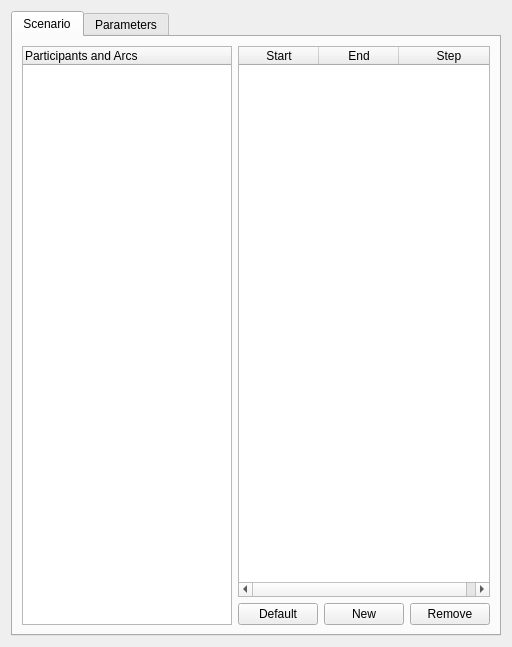
<?xml version="1.0" encoding="UTF-8"?>
<ui version="4.0">
 <class>analysisParametersChoiceTabWidget</class>
 <widget class="QWidget" name="analysisParametersChoiceTabWidget">
  <property name="geometry">
   <rect>
    <x>0</x>
    <y>0</y>
    <width>512</width>
    <height>647</height>
   </rect>
  </property>
  <property name="windowTitle">
   <string>Form</string>
  </property>
  <layout class="QHBoxLayout" name="horizontalLayout">
   <item>
    <layout class="QVBoxLayout" name="verticalLayoutanalysisParametersChoiceTabWidget">
     <item>
      <widget class="QTabWidget" name="tabWidgetanalysisParametersChoiceTabWidget">
       <property name="currentIndex">
        <number>0</number>
       </property>
       <widget class="QWidget" name="Scenario">
        <attribute name="title">
         <string>Scenario</string>
        </attribute>
        <layout class="QVBoxLayout" name="verticalLayout_2">
         <item>
          <layout class="QGridLayout" name="gridLayout">
           <item row="0" column="1">
            <widget class="QTreeWidget" name="TreeWidgetMissionArc">
             <property name="alternatingRowColors">
              <bool>true</bool>
             </property>
             <column>
              <property name="text">
               <string>Participants and Arcs</string>
              </property>
             </column>
            </widget>
           </item>
           <item row="0" column="2">
            <layout class="QVBoxLayout" name="verticalLayout_3">
             <item>
              <widget class="QTreeWidget" name="treeWidgetTimeSpecifications">
               <property name="alternatingRowColors">
                <bool>true</bool>
               </property>
               <attribute name="headerDefaultSectionSize">
                <number>80</number>
               </attribute>
               <column>
                <property name="text">
                 <string>Start</string>
                </property>
                <property name="textAlignment">
                 <set>AlignHCenter|AlignVCenter|AlignCenter</set>
                </property>
               </column>
               <column>
                <property name="text">
                 <string>End</string>
                </property>
                <property name="textAlignment">
                 <set>AlignHCenter|AlignVCenter|AlignCenter</set>
                </property>
               </column>
               <column>
                <property name="text">
                 <string>Step</string>
                </property>
                <property name="textAlignment">
                 <set>AlignHCenter|AlignVCenter|AlignCenter</set>
                </property>
               </column>
              </widget>
             </item>
             <item>
              <layout class="QGridLayout" name="gridLayout_2">
               <item row="0" column="0">
                <widget class="QPushButton" name="AddDefaultPushButton">
                 <property name="text">
                  <string>Default</string>
                 </property>
                </widget>
               </item>
               <item row="0" column="1">
                <widget class="QPushButton" name="EditTimePushButton">
                 <property name="text">
                  <string>New</string>
                 </property>
                </widget>
               </item>
               <item row="0" column="2">
                <widget class="QPushButton" name="DeleteTimePushButton">
                 <property name="text">
                  <string>Remove</string>
                 </property>
                </widget>
               </item>
              </layout>
             </item>
            </layout>
           </item>
          </layout>
         </item>
        </layout>
       </widget>
       <widget class="QWidget" name="Parameters">
        <attribute name="title">
         <string>Parameters</string>
        </attribute>
        <layout class="QHBoxLayout" name="horizontalLayout_3">
         <item>
          <layout class="QHBoxLayout" name="horizontal2ParametersChoiceTabWidget">
           <item>
            <widget class="QTreeWidget" name="treeWidgetReportOptions">
             <property name="minimumSize">
              <size>
               <width>80</width>
               <height>250</height>
              </size>
             </property>
             <property name="alternatingRowColors">
              <bool>true</bool>
             </property>
             <property name="selectionMode">
              <enum>QAbstractItemView::MultiSelection</enum>
             </property>
             <property name="uniformRowHeights">
              <bool>false</bool>
             </property>
             <property name="animated">
              <bool>true</bool>
             </property>
             <attribute name="headerMinimumSectionSize">
              <number>35</number>
             </attribute>
             <column>
              <property name="text">
               <string>Parameter Choice</string>
              </property>
             </column>
             <item>
              <property name="text">
               <string>Trajectory</string>
              </property>
              <property name="icon">
               <iconset resource="../../iconary/sta-icons.qrc">
                <normaloff>:/icons/CoordinateSystemBody.png</normaloff>:/icons/CoordinateSystemBody.png</iconset>
              </property>
              <item>
               <property name="text">
                <string>Time</string>
               </property>
              </item>
              <item>
               <property name="text">
                <string>Time from epoch</string>
               </property>
              </item>
              <item>
               <property name="text">
                <string>Epoch</string>
               </property>
              </item>
              <item>
               <property name="text">
                <string>Altitude</string>
               </property>
              </item>
              <item>
               <property name="text">
                <string>Latitude</string>
               </property>
              </item>
              <item>
               <property name="text">
                <string>Longitude</string>
               </property>
              </item>
              <item>
               <property name="text">
                <string>Radial Distance</string>
               </property>
              </item>
              <item>
               <property name="text">
                <string>Covered Area</string>
               </property>
              </item>
              <item>
               <property name="text">
                <string>State Vector</string>
               </property>
               <property name="icon">
                <iconset resource="../../iconary/sta-icons.qrc">
                 <normaloff>:/icons/CoordinateSystem.png</normaloff>:/icons/CoordinateSystem.png</iconset>
               </property>
               <item>
                <property name="text">
                 <string>x position</string>
                </property>
               </item>
               <item>
                <property name="text">
                 <string>y position</string>
                </property>
               </item>
               <item>
                <property name="text">
                 <string>z position</string>
                </property>
               </item>
               <item>
                <property name="text">
                 <string>x velocity</string>
                </property>
               </item>
               <item>
                <property name="text">
                 <string>y velocity</string>
                </property>
               </item>
               <item>
                <property name="text">
                 <string>z velocity</string>
                </property>
               </item>
              </item>
              <item>
               <property name="text">
                <string>Keplerian Elements</string>
               </property>
               <property name="icon">
                <iconset resource="../../iconary/sta-icons.qrc">
                 <normaloff>:/icons/FlyByTrajectory.png</normaloff>:/icons/FlyByTrajectory.png</iconset>
               </property>
               <item>
                <property name="text">
                 <string>Semimajor Axis</string>
                </property>
               </item>
               <item>
                <property name="text">
                 <string>Eccentricity</string>
                </property>
               </item>
               <item>
                <property name="text">
                 <string>Inclination</string>
                </property>
               </item>
               <item>
                <property name="text">
                 <string>RAAN</string>
                </property>
               </item>
               <item>
                <property name="text">
                 <string>Argument of Periapsis</string>
                </property>
               </item>
               <item>
                <property name="text">
                 <string>True Anomaly</string>
                </property>
               </item>
              </item>
              <item>
               <property name="text">
                <string>Delaunay Elements</string>
               </property>
               <property name="icon">
                <iconset resource="../../iconary/sta-icons.qrc">
                 <normaloff>:/icons/FlyByTrajectory.png</normaloff>:/icons/FlyByTrajectory.png</iconset>
               </property>
               <item>
                <property name="text">
                 <string>l</string>
                </property>
               </item>
               <item>
                <property name="text">
                 <string>g</string>
                </property>
               </item>
               <item>
                <property name="text">
                 <string>h</string>
                </property>
               </item>
               <item>
                <property name="text">
                 <string>L</string>
                </property>
               </item>
               <item>
                <property name="text">
                 <string>G</string>
                </property>
               </item>
               <item>
                <property name="text">
                 <string>H</string>
                </property>
               </item>
              </item>
              <item>
               <property name="text">
                <string>Spherical Elements</string>
               </property>
               <property name="icon">
                <iconset resource="../../iconary/sta-icons.qrc">
                 <normaloff>:/icons/FlyByTrajectory.png</normaloff>:/icons/FlyByTrajectory.png</iconset>
               </property>
               <item>
                <property name="text">
                 <string>Radial Distance</string>
                </property>
               </item>
               <item>
                <property name="text">
                 <string>Latitude</string>
                </property>
               </item>
               <item>
                <property name="text">
                 <string>Longitude</string>
                </property>
               </item>
               <item>
                <property name="text">
                 <string>Flight Path Angle</string>
                </property>
               </item>
               <item>
                <property name="text">
                 <string>Heading Angle</string>
                </property>
               </item>
               <item>
                <property name="text">
                 <string>Velocity Modulus</string>
                </property>
               </item>
              </item>
              <item>
               <property name="text">
                <string>Equinoctial Elements</string>
               </property>
               <property name="icon">
                <iconset resource="../../iconary/sta-icons.qrc">
                 <normaloff>:/icons/FlyByTrajectory.png</normaloff>:/icons/FlyByTrajectory.png</iconset>
               </property>
               <item>
                <property name="text">
                 <string>Semimajor Axis</string>
                </property>
               </item>
               <item>
                <property name="text">
                 <string>e*sin(omegaBar)</string>
                </property>
               </item>
               <item>
                <property name="text">
                 <string>e*cos(omegaBar)</string>
                </property>
               </item>
               <item>
                <property name="text">
                 <string>tan(i/2)*sin(raan)</string>
                </property>
               </item>
               <item>
                <property name="text">
                 <string>tan(i/2)*cos(raan)</string>
                </property>
               </item>
               <item>
                <property name="text">
                 <string>Mean Longitude</string>
                </property>
               </item>
              </item>
              <item>
               <property name="text">
                <string>Apparent Position with</string>
               </property>
               <property name="icon">
                <iconset resource="../../iconary/sta-icons.qrc">
                 <normaloff>:/icons/ComboSun.png</normaloff>:/icons/ComboSun.png</iconset>
               </property>
               <item>
                <property name="text">
                 <string>Sun</string>
                </property>
               </item>
               <item>
                <property name="text">
                 <string>Mercury</string>
                </property>
               </item>
               <item>
                <property name="text">
                 <string>Venus</string>
                </property>
               </item>
               <item>
                <property name="text">
                 <string>Earth</string>
                </property>
               </item>
               <item>
                <property name="text">
                 <string>Moon</string>
                </property>
               </item>
               <item>
                <property name="text">
                 <string>Mars</string>
                </property>
               </item>
               <item>
                <property name="text">
                 <string>Jupiter</string>
                </property>
               </item>
               <item>
                <property name="text">
                 <string>Saturn</string>
                </property>
               </item>
               <item>
                <property name="text">
                 <string>Uranus</string>
                </property>
               </item>
               <item>
                <property name="text">
                 <string>Neptune</string>
                </property>
               </item>
               <item>
                <property name="text">
                 <string>Pluto</string>
                </property>
               </item>
              </item>
              <item>
               <property name="text">
                <string>Ecliptic Crossing Times</string>
               </property>
               <property name="icon">
                <iconset resource="../../iconary/sta-icons.qrc">
                 <normaloff>:/icons/EndTime.png</normaloff>:/icons/EndTime.png</iconset>
               </property>
               <item>
                <property name="text">
                 <string>Time crossing the J2000 epoch</string>
                </property>
               </item>
               <item>
                <property name="text">
                 <string>Time crossing the Mean Ecliptic Plane of Date</string>
                </property>
               </item>
               <item>
                <property name="text">
                 <string>Time crossing the True Ecliptic Plane of Date</string>
                </property>
               </item>
              </item>
              <item>
               <property name="text">
                <string>Pass Data</string>
               </property>
               <property name="icon">
                <iconset resource="../../iconary/sta-icons.qrc">
                 <normaloff>:/icons/ManoeuvrePlan.png</normaloff>:/icons/ManoeuvrePlan.png</iconset>
               </property>
               <item>
                <property name="text">
                 <string>Apogee Planetocentric Altitude</string>
                </property>
               </item>
               <item>
                <property name="text">
                 <string>Apogee Planetocentric Radius</string>
                </property>
               </item>
               <item>
                <property name="text">
                 <string>Perigee Planetocentric Altitude</string>
                </property>
               </item>
               <item>
                <property name="text">
                 <string>Perigee Planetocentric Radius</string>
                </property>
               </item>
               <item>
                <property name="text">
                 <string>Longitude when passing Ascending Node</string>
                </property>
               </item>
               <item>
                <property name="text">
                 <string>Longitude when passing Descending Node</string>
                </property>
               </item>
               <item>
                <property name="text">
                 <string>Maximum Geodetic Latitude</string>
                </property>
               </item>
               <item>
                <property name="text">
                 <string>Minimum Geodetic Latitude</string>
                </property>
               </item>
               <item>
                <property name="text">
                 <string>Number of revolutions within a repeating cycle</string>
                </property>
               </item>
              </item>
              <item>
               <property name="text">
                <string>Pass Times</string>
               </property>
               <property name="icon">
                <iconset resource="../../iconary/sta-icons.qrc">
                 <normaloff>:/icons/StepTime.png</normaloff>:/icons/StepTime.png</iconset>
               </property>
               <item>
                <property name="text">
                 <string>Local Time of Ascending Node</string>
                </property>
               </item>
               <item>
                <property name="text">
                 <string>Local Time of Descending Node</string>
                </property>
               </item>
               <item>
                <property name="text">
                 <string>Time of Ascending Node</string>
                </property>
               </item>
               <item>
                <property name="text">
                 <string>Time of Descending Node</string>
                </property>
               </item>
               <item>
                <property name="text">
                 <string>Time of Apogee</string>
                </property>
               </item>
               <item>
                <property name="text">
                 <string>Time of Perigee</string>
                </property>
               </item>
               <item>
                <property name="text">
                 <string>Time of Minimum Latitude</string>
                </property>
               </item>
               <item>
                <property name="text">
                 <string>Time of Maximum Altitude</string>
                </property>
               </item>
               <item>
                <property name="text">
                 <string>Time of Maximum Sun Elevation</string>
                </property>
               </item>
               <item>
                <property name="text">
                 <string>Time of Apparent Noon</string>
                </property>
               </item>
               <item>
                <property name="text">
                 <string>Time of Apparent Midnight</string>
                </property>
               </item>
               <item>
                <property name="text">
                 <string>Time of Apparent Dawn</string>
                </property>
               </item>
               <item>
                <property name="text">
                 <string>Time of Apparent Dusk</string>
                </property>
               </item>
              </item>
              <item>
               <property name="text">
                <string>Covariance</string>
               </property>
               <property name="icon">
                <iconset resource="../../iconary/sta-icons.qrc">
                 <normaloff>:/icons/Dispersion.png</normaloff>:/icons/Dispersion.png</iconset>
               </property>
               <item>
                <property name="text">
                 <string>Weak</string>
                </property>
               </item>
               <item>
                <property name="text">
                 <string>Normal</string>
                </property>
               </item>
               <item>
                <property name="text">
                 <string>Eigenvalues</string>
                </property>
               </item>
               <item>
                <property name="text">
                 <string>Eigenvectors</string>
                </property>
               </item>
               <item>
                <property name="text">
                 <string>RootMeanSquare</string>
                </property>
               </item>
               <item>
                <property name="text">
                 <string>Mean</string>
                </property>
               </item>
               <item>
                <property name="text">
                 <string>Median</string>
                </property>
               </item>
               <item>
                <property name="text">
                 <string>Min</string>
                </property>
               </item>
               <item>
                <property name="text">
                 <string>Max</string>
                </property>
               </item>
               <item>
                <property name="text">
                 <string>Range</string>
                </property>
               </item>
               <item>
                <property name="text">
                 <string>Ellipsoid</string>
                </property>
               </item>
               <item>
                <property name="text">
                 <string>Error</string>
                </property>
               </item>
              </item>
             </item>
             <item>
              <property name="text">
               <string>Aerodynamics</string>
              </property>
              <property name="icon">
               <iconset resource="../../iconary/sta-icons.qrc">
                <normaloff>:/icons/mission-arcs-reentry.png</normaloff>:/icons/mission-arcs-reentry.png</iconset>
              </property>
              <item>
               <property name="text">
                <string>CL</string>
               </property>
              </item>
              <item>
               <property name="text">
                <string>CD</string>
               </property>
              </item>
              <item>
               <property name="text">
                <string>CS</string>
               </property>
              </item>
              <item>
               <property name="text">
                <string>Cl</string>
               </property>
              </item>
              <item>
               <property name="text">
                <string>Cm</string>
               </property>
              </item>
              <item>
               <property name="text">
                <string>Cn</string>
               </property>
              </item>
              <item>
               <property name="text">
                <string>CL/CD</string>
               </property>
              </item>
             </item>
             <item>
              <property name="text">
               <string>Coverage</string>
              </property>
              <property name="icon">
               <iconset resource="../../iconary/sta-icons.qrc">
                <normaloff>:/icons/mission-arcs-loitering.png</normaloff>:/icons/mission-arcs-loitering.png</iconset>
              </property>
              <item>
               <property name="text">
                <string>Access Time</string>
               </property>
              </item>
              <item>
               <property name="text">
                <string>Range</string>
               </property>
              </item>
              <item>
               <property name="text">
                <string>Azimuth</string>
               </property>
              </item>
              <item>
               <property name="text">
                <string>Elevation</string>
               </property>
              </item>
             </item>
             <item>
              <property name="text">
               <string>Communication</string>
              </property>
              <property name="icon">
               <iconset resource="../../iconary/sta-icons.qrc">
                <normaloff>:/icons/STAModelsIcons-GROUNDSTATION.png</normaloff>:/icons/STAModelsIcons-GROUNDSTATION.png</iconset>
              </property>
              <item>
               <property name="text">
                <string>EIRP</string>
               </property>
              </item>
              <item>
               <property name="text">
                <string>Received Frequency</string>
               </property>
              </item>
              <item>
               <property name="text">
                <string>Doppler Shift</string>
               </property>
              </item>
              <item>
               <property name="text">
                <string>Received Power</string>
               </property>
              </item>
              <item>
               <property name="text">
                <string>Flux Density</string>
               </property>
              </item>
              <item>
               <property name="text">
                <string>Overlap Bandwidth Factor</string>
               </property>
              </item>
              <item>
               <property name="text">
                <string>Free Space Loss</string>
               </property>
              </item>
              <item>
               <property name="text">
                <string>Oxygen Loss</string>
               </property>
              </item>
              <item>
               <property name="text">
                <string>Water Vapour Loss</string>
               </property>
              </item>
              <item>
               <property name="text">
                <string>Rain Loss</string>
               </property>
              </item>
              <item>
               <property name="text">
                <string>Atmospheric Loss</string>
               </property>
              </item>
              <item>
               <property name="text">
                <string>Propagation Loss</string>
               </property>
              </item>
              <item>
               <property name="text">
                <string>G/T</string>
               </property>
              </item>
              <item>
               <property name="text">
                <string>C/No</string>
               </property>
              </item>
              <item>
               <property name="text">
                <string>C/N</string>
               </property>
              </item>
              <item>
               <property name="text">
                <string>Eb/No</string>
               </property>
              </item>
              <item>
               <property name="text">
                <string>BER</string>
               </property>
              </item>
             </item>
             <item>
              <property name="text">
               <string>Re-entry</string>
              </property>
              <property name="icon">
               <iconset resource="../../iconary/sta-icons.qrc">
                <normaloff>:/icons/reentryVehicle.png</normaloff>:/icons/reentryVehicle.png</iconset>
              </property>
              <item>
               <property name="text">
                <string>Flight Path Angle</string>
               </property>
              </item>
              <item>
               <property name="text">
                <string>Heading Angle</string>
               </property>
              </item>
              <item>
               <property name="text">
                <string>Modulus of Velocity Vector</string>
               </property>
              </item>
              <item>
               <property name="text">
                <string>Decceleration</string>
               </property>
              </item>
              <item>
               <property name="text">
                <string>Mach Number</string>
               </property>
              </item>
              <item>
               <property name="text">
                <string>Stagnation point heat flux</string>
               </property>
              </item>
              <item>
               <property name="text">
                <string>Stagnation point heat load</string>
               </property>
              </item>
              <item>
               <property name="text">
                <string>Density</string>
               </property>
              </item>
              <item>
               <property name="text">
                <string>Temperature</string>
               </property>
              </item>
              <item>
               <property name="text">
                <string>Pressure</string>
               </property>
              </item>
              <item>
               <property name="text">
                <string>Drag Coefficient</string>
               </property>
              </item>
             </item>
             <item>
              <property name="text">
               <string>SEM Data</string>
              </property>
              <property name="icon">
               <iconset resource="../../iconary/sta-icons.qrc">
                <normaloff>:/icons/integrator.png</normaloff>:/icons/integrator.png</iconset>
              </property>
              <item>
               <property name="text">
                <string>Data Handling</string>
               </property>
               <item>
                <property name="text">
                 <string>Total OBDH Mass</string>
                </property>
               </item>
               <item>
                <property name="text">
                 <string>Total Size of Memory</string>
                </property>
               </item>
              </item>
              <item>
               <property name="text">
                <string>Payload Elements</string>
               </property>
               <item>
                <property name="text">
                 <string>Angular Resolution</string>
                </property>
               </item>
               <item>
                <property name="text">
                 <string>Linear Resolution</string>
                </property>
               </item>
               <item>
                <property name="text">
                 <string>Number of Pixels</string>
                </property>
               </item>
               <item>
                <property name="text">
                 <string>Wavelength</string>
                </property>
               </item>
               <item>
                <property name="text">
                 <string>Mass</string>
                </property>
               </item>
               <item>
                <property name="text">
                 <string>Power</string>
                </property>
               </item>
               <item>
                <property name="text">
                 <string>Power on Percentage in Eclipse</string>
                </property>
               </item>
               <item>
                <property name="text">
                 <string>Power on Percentage in Daylight</string>
                </property>
               </item>
               <item>
                <property name="text">
                 <string>Data Rates</string>
                </property>
               </item>
               <item>
                <property name="text">
                 <string>Volume</string>
                </property>
               </item>
               <item>
                <property name="text">
                 <string>Width/Length/Height</string>
                </property>
               </item>
               <item>
                <property name="text">
                 <string>Minimum Temperature</string>
                </property>
               </item>
               <item>
                <property name="text">
                 <string>Maximum Temperature</string>
                </property>
               </item>
              </item>
              <item>
               <property name="text">
                <string>Power Subsystem Elements</string>
               </property>
               <item>
                <property name="text">
                 <string>Mass of Solar Array</string>
                </property>
               </item>
               <item>
                <property name="text">
                 <string>Area of Solar Array</string>
                </property>
               </item>
               <item>
                <property name="text">
                 <string>Total Mass of Batteries</string>
                </property>
               </item>
               <item>
                <property name="text">
                 <string>Number of Batteries</string>
                </property>
               </item>
               <item>
                <property name="text">
                 <string>Total Volume of Batteries</string>
                </property>
               </item>
               <item>
                <property name="text">
                 <string>Mass of PCU</string>
                </property>
               </item>
               <item>
                <property name="text">
                 <string>Total EPS Mass</string>
                </property>
               </item>
              </item>
              <item>
               <property name="text">
                <string>Telemetry</string>
               </property>
               <item>
                <property name="text">
                 <string>Total TTC Mass</string>
                </property>
               </item>
               <item>
                <property name="text">
                 <string>Total power Dissipation for Communication</string>
                </property>
               </item>
              </item>
              <item>
               <property name="text">
                <string>Thermal Subsystem</string>
               </property>
               <item>
                <property name="text">
                 <string>Maximum SC Temperature</string>
                </property>
               </item>
               <item>
                <property name="text">
                 <string>Minimum SC Temperature</string>
                </property>
               </item>
               <item>
                <property name="text">
                 <string>Heater Power</string>
                </property>
               </item>
               <item>
                <property name="text">
                 <string>Radiated Power</string>
                </property>
               </item>
              </item>
              <item>
               <property name="text">
                <string>Structural Subsystem Elements</string>
               </property>
               <item>
                <property name="text">
                 <string>Volume</string>
                </property>
               </item>
               <item>
                <property name="text">
                 <string>Width/Length/Height</string>
                </property>
               </item>
               <item>
                <property name="text">
                 <string>Moment of Inertia xAxis</string>
                </property>
               </item>
               <item>
                <property name="text">
                 <string>Moment of Inertia yAxis</string>
                </property>
               </item>
               <item>
                <property name="text">
                 <string>Moment of Inertia zAxis</string>
                </property>
               </item>
               <item>
                <property name="text">
                 <string>Second Moment of Area xAxis</string>
                </property>
               </item>
               <item>
                <property name="text">
                 <string>Second Moment of Area yAxis</string>
                </property>
               </item>
               <item>
                <property name="text">
                 <string>Second Moment of Area zAxis</string>
                </property>
               </item>
               <item>
                <property name="text">
                 <string>Axial Frequency</string>
                </property>
               </item>
               <item>
                <property name="text">
                 <string>Lateral Frequency</string>
                </property>
               </item>
              </item>
              <item>
               <property name="text">
                <string>System Elements of the S/C</string>
               </property>
               <item>
                <property name="text">
                 <string>Dry Mass</string>
                </property>
               </item>
               <item>
                <property name="text">
                 <string>Total Power BoL</string>
                </property>
               </item>
               <item>
                <property name="text">
                 <string>Total Power EoL</string>
                </property>
               </item>
               <item>
                <property name="text">
                 <string>Maximum Power Consumption in Eclipse</string>
                </property>
               </item>
               <item>
                <property name="text">
                 <string>Maximum Power Consumption in Daylight</string>
                </property>
               </item>
               <item>
                <property name="text">
                 <string>Minimum Power Consumption in Eclipse</string>
                </property>
               </item>
               <item>
                <property name="text">
                 <string>Minimum Power Consumption in Daylight</string>
                </property>
               </item>
               <item>
                <property name="text">
                 <string>Total Link Duration</string>
                </property>
               </item>
               <item>
                <property name="text">
                 <string>Total Downlink Data Rate</string>
                </property>
               </item>
              </item>
             </item>
            </widget>
           </item>
           <item>
            <layout class="QVBoxLayout" name="verticalLayout_4">
             <item>
              <spacer name="verticalSpacer">
               <property name="minimumSize">
                <size>
                 <width>30</width>
                 <height>0</height>
                </size>
               </property>
               <property name="maximumSize">
                <size>
                 <width>30</width>
                 <height>16777215</height>
                </size>
               </property>
               <property name="orientation">
                <enum>Qt::Vertical</enum>
               </property>
               <property name="sizeHint" stdset="0">
                <size>
                 <width>20</width>
                 <height>40</height>
                </size>
               </property>
              </spacer>
             </item>
             <item>
              <widget class="QPushButton" name="AddParameterPushButton">
               <property name="minimumSize">
                <size>
                 <width>30</width>
                 <height>0</height>
                </size>
               </property>
               <property name="maximumSize">
                <size>
                 <width>30</width>
                 <height>16777215</height>
                </size>
               </property>
               <property name="font">
                <font>
                 <weight>50</weight>
                 <bold>false</bold>
                </font>
               </property>
               <property name="text">
                <string>&gt;&gt;</string>
               </property>
              </widget>
             </item>
             <item>
              <widget class="QPushButton" name="RemoveParameterPushButton">
               <property name="minimumSize">
                <size>
                 <width>30</width>
                 <height>0</height>
                </size>
               </property>
               <property name="maximumSize">
                <size>
                 <width>30</width>
                 <height>16777215</height>
                </size>
               </property>
               <property name="font">
                <font>
                 <weight>50</weight>
                 <bold>false</bold>
                </font>
               </property>
               <property name="text">
                <string>&lt;&lt;</string>
               </property>
              </widget>
             </item>
             <item>
              <spacer name="verticalSpacer_2">
               <property name="minimumSize">
                <size>
                 <width>30</width>
                 <height>0</height>
                </size>
               </property>
               <property name="maximumSize">
                <size>
                 <width>30</width>
                 <height>16777215</height>
                </size>
               </property>
               <property name="orientation">
                <enum>Qt::Vertical</enum>
               </property>
               <property name="sizeHint" stdset="0">
                <size>
                 <width>20</width>
                 <height>40</height>
                </size>
               </property>
              </spacer>
             </item>
            </layout>
           </item>
           <item>
            <widget class="QTreeWidget" name="treeWidgetShowInReport">
             <property name="minimumSize">
              <size>
               <width>80</width>
               <height>0</height>
              </size>
             </property>
             <property name="alternatingRowColors">
              <bool>true</bool>
             </property>
             <attribute name="headerDefaultSectionSize">
              <number>80</number>
             </attribute>
             <column>
              <property name="text">
               <string>Parameter</string>
              </property>
              <property name="textAlignment">
               <set>AlignHCenter|AlignVCenter|AlignCenter</set>
              </property>
             </column>
             <column>
              <property name="text">
               <string>Coordinates</string>
              </property>
              <property name="textAlignment">
               <set>AlignHCenter|AlignVCenter|AlignCenter</set>
              </property>
             </column>
             <column>
              <property name="text">
               <string>Units</string>
              </property>
              <property name="textAlignment">
               <set>AlignHCenter|AlignVCenter|AlignCenter</set>
              </property>
             </column>
            </widget>
           </item>
          </layout>
         </item>
        </layout>
       </widget>
      </widget>
     </item>
    </layout>
   </item>
  </layout>
 </widget>
 <resources>
  <include location="../../iconary/sta-icons.qrc"/>
 </resources>
 <connections/>
</ui>
